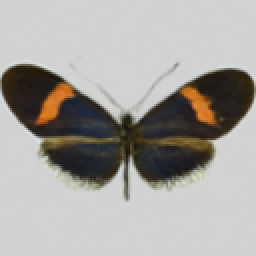
#> input picture src/butterflies_transformation/hybrids/erato_cyrbia-erato_petiverana-hyrbid.png, 128 x 128 px (shown 2 times larger)
$ python -i normalize_background.py   (imports and definitions only)
#> lines starting #> are read from the running program, lines starting #| are printed output that depends on the picture; after the words box and inside, x2 and y2 are one past the last pixel; in counts of white or black regions, pixels touching at a corner belong together
import os
from argparse import ArgumentParser

import cv2
import matplotlib.pyplot as plt
import numpy as np
from PIL import Image

from loggers import Logger

# [10 lines left out: function get_args, not called in this run]

def contour_mask(path):
    img = cv2.imread(path)
#> img is the input picture: shape (128, 128, 3); mean B, G, R 160.7, 164.6, 167.2
    gray = cv2.cvtColor(img, cv2.COLOR_RGB2GRAY)
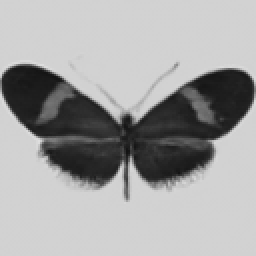
#> gray: shape (128, 128) (shown 2 times larger); min 19, max 223, mean 163.7
    _, thresh = cv2.threshold(gray, np.mean(gray), 255, cv2.THRESH_BINARY_INV)
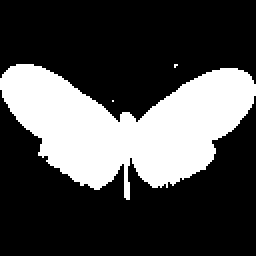
#> thresh: shape (128, 128) (shown 2 times larger); 28.9% white; 3 white regions (2 under 20 px), largest, box (x1, y1, x2, y2) and area: (0, 32, 128, 100) 4738
    edges = cv2.dilate(cv2.Canny(thresh, 0, 255), None)
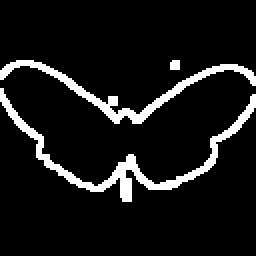
#> edges: shape (128, 128) (shown 2 times larger); 8.8% white; 3 white regions, box (x1, y1, x2, y2) and area: (0, 44, 128, 101) 811, (0, 30, 128, 62) 609, (85, 30, 90, 35) 24
    cnt = sorted(cv2.findContours(edges, cv2.RETR_LIST, cv2.CHAIN_APPROX_SIMPLE)[-2], key=cv2.contourArea)[-1]
#> cnt = contour of 193 points, box (x1, y1, x2, y2) (0, 44, 128, 101), area 624
    mask = np.zeros_like(gray).astype(np.uint8)
    masked = cv2.drawContours(mask, [cnt], -1, 255, -1)
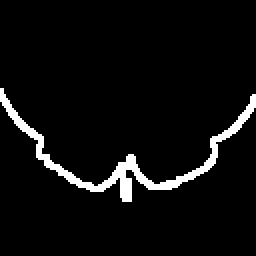
#> masked: shape (128, 128) (shown 2 times larger); 4.9% white; 1 white region, box (x1, y1, x2, y2) and area: (0, 44, 128, 101) 811
    return masked

def dist(a, b):
    return np.sqrt(((a - b) ** 2).sum())

# [82 lines left out: functions region_growing_mask, threshold_mask, normalize_background, not called in this run]

# [3 lines not run here, left out]

>>> result = contour_mask('../butterflies_transformation/hybrids/erato_cyrbia-erato_petiverana-hyrbid.png')
